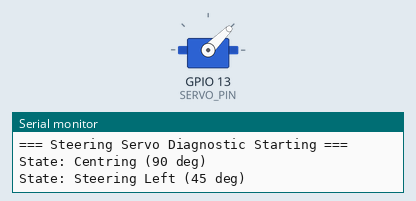
Bench run of a sketch on a simulated ESP32. On the bench: servo, the last lines printed to the serial monitor.

Above: at 3.05 s.
At 6.05 s:
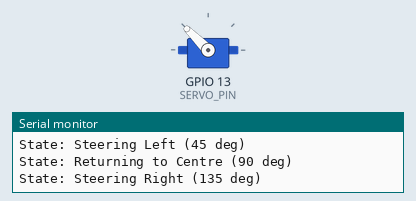
At 9.0 s:
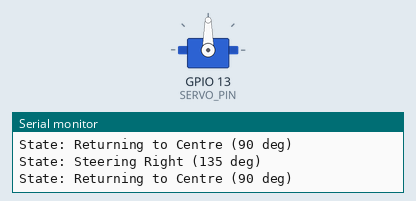
Timing chart, 0 to 10.8 s (numbered marks = the images above):
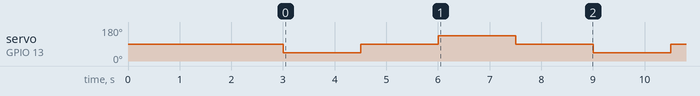

The sketch:

steering_test.ino
```cpp
/*
  Diagnostics: Steering Servo Test

  File: diagnostics/steering_test.ino

  Description: Isolated test script to verify front wheel steering geometry and movement.
*/

#include <ESP32Servo.h>

#define SERVO_PIN 13 // Steering servo pin

Servo steeringServo;

void setup() {
    Serial.begin(115200);
    delay(1000); // Allow time for Serial Monitor connection

    Serial.println("\n=== Steering Servo Diagnostic Starting ===");

    // Reserve hardware timers for ESP32Servo
    ESP32PWM::allocateTimer(0);
    ESP32PWM::allocateTimer(1);

    // Attach servo with standard 500us - 2500us pulse width bounds
    steeringServo.attach(SERVO_PIN, 500, 2500);

    // Initialise to centre position
    Serial.println("State: Centring (90 deg)");
    steeringServo.write(90);
    delay(2000);
}

void loop() {
    // 1. Steer Left
    Serial.println("State: Steering Left (45 deg)");
    steeringServo.write(45);
    delay(1500);

    // 2. Return to Centre
    Serial.println("State: Returning to Centre (90 deg)");
    steeringServo.write(90);
    delay(1500);

    // 3. Steer Right
    Serial.println("State: Steering Right (135 deg)");
    steeringServo.write(135);
    delay(1500);

    // 4. Return to Centre
    Serial.println("State: Returning to Centre (90 deg)");
    steeringServo.write(90);
    delay(1500);
}
```

Measured:
- by itself, servo on GPIO 13 (SERVO_PIN): repeats every 6.0 s: 90° 1.5 s, 135° 1.5 s, 90° 1.5 s, 45° 1.5 s
